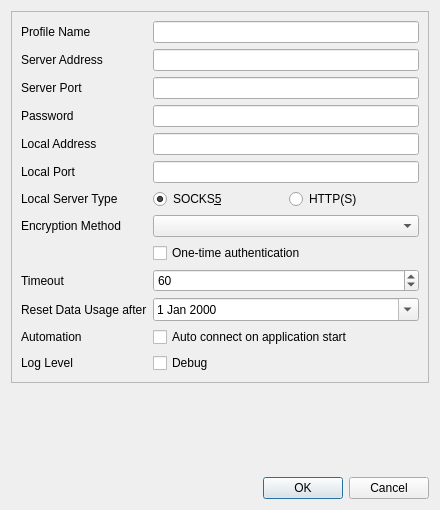
<?xml version="1.0" encoding="UTF-8"?>
<ui version="4.0">
 <class>EditDialog</class>
 <widget class="QDialog" name="EditDialog">
  <property name="geometry">
   <rect>
    <x>0</x>
    <y>0</y>
    <width>440</width>
    <height>510</height>
   </rect>
  </property>
  <property name="windowTitle">
   <string>Profile Editor</string>
  </property>
  <layout class="QVBoxLayout" name="verticalLayout">
   <item>
    <widget class="QFrame" name="editFrame">
     <property name="frameShape">
      <enum>QFrame::StyledPanel</enum>
     </property>
     <property name="frameShadow">
      <enum>QFrame::Raised</enum>
     </property>
     <layout class="QFormLayout" name="formLayout">
      <property name="labelAlignment">
       <set>Qt::AlignLeading|Qt::AlignLeft|Qt::AlignVCenter</set>
      </property>
      <item row="0" column="0">
       <widget class="QLabel" name="nameLabel">
        <property name="text">
         <string>Profile Name</string>
        </property>
       </widget>
      </item>
      <item row="0" column="1">
       <widget class="QLineEdit" name="nameEdit"/>
      </item>
      <item row="1" column="0">
       <widget class="QLabel" name="serverAddrLabel">
        <property name="text">
         <string>Server Address</string>
        </property>
       </widget>
      </item>
      <item row="1" column="1">
       <widget class="QLineEdit" name="serverAddrEdit"/>
      </item>
      <item row="2" column="0">
       <widget class="QLabel" name="serverPortLabel">
        <property name="text">
         <string>Server Port</string>
        </property>
       </widget>
      </item>
      <item row="2" column="1">
       <widget class="QLineEdit" name="serverPortEdit">
        <property name="inputMethodHints">
         <set>Qt::ImhDigitsOnly|Qt::ImhPreferNumbers</set>
        </property>
       </widget>
      </item>
      <item row="3" column="0">
       <widget class="QLabel" name="pwdLabel">
        <property name="text">
         <string>Password</string>
        </property>
       </widget>
      </item>
      <item row="3" column="1">
       <widget class="QLineEdit" name="pwdEdit">
        <property name="inputMethodHints">
         <set>Qt::ImhNone</set>
        </property>
        <property name="echoMode">
         <enum>QLineEdit::Normal</enum>
        </property>
       </widget>
      </item>
      <item row="4" column="0">
       <widget class="QLabel" name="localAddrLabel">
        <property name="text">
         <string>Local Address</string>
        </property>
       </widget>
      </item>
      <item row="4" column="1">
       <widget class="QLineEdit" name="localAddrEdit"/>
      </item>
      <item row="5" column="0">
       <widget class="QLabel" name="localPortLabel">
        <property name="text">
         <string>Local Port</string>
        </property>
       </widget>
      </item>
      <item row="5" column="1">
       <widget class="QLineEdit" name="localPortEdit">
        <property name="inputMethodHints">
         <set>Qt::ImhDigitsOnly|Qt::ImhPreferNumbers</set>
        </property>
       </widget>
      </item>
      <item row="6" column="0">
       <widget class="QLabel" name="localServerTypeLabel">
        <property name="text">
         <string>Local Server Type</string>
        </property>
       </widget>
      </item>
      <item row="6" column="1">
       <layout class="QHBoxLayout" name="localTypeHorizontalLayout" stretch="1,1">
        <item>
         <widget class="QRadioButton" name="socks5RadioButton">
          <property name="text">
           <string notr="true">SOCKS&amp;5</string>
          </property>
          <property name="checked">
           <bool>true</bool>
          </property>
          <attribute name="buttonGroup">
           <string notr="true">buttonGroup</string>
          </attribute>
         </widget>
        </item>
        <item>
         <widget class="QRadioButton" name="httpRadioButton">
          <property name="text">
           <string notr="true">HTTP(S)</string>
          </property>
          <attribute name="buttonGroup">
           <string notr="true">buttonGroup</string>
          </attribute>
         </widget>
        </item>
       </layout>
      </item>
      <item row="7" column="0">
       <widget class="QLabel" name="encryptLabel">
        <property name="text">
         <string>Encryption Method</string>
        </property>
       </widget>
      </item>
      <item row="7" column="1">
       <widget class="QComboBox" name="encryptComboBox">
        <property name="sizePolicy">
         <sizepolicy hsizetype="Expanding" vsizetype="Fixed">
          <horstretch>0</horstretch>
          <verstretch>0</verstretch>
         </sizepolicy>
        </property>
       </widget>
      </item>
      <item row="9" column="0">
       <widget class="QLabel" name="timeoutLabel">
        <property name="text">
         <string>Timeout</string>
        </property>
       </widget>
      </item>
      <item row="9" column="1">
       <widget class="QSpinBox" name="timeoutSpinBox">
        <property name="sizePolicy">
         <sizepolicy hsizetype="Expanding" vsizetype="Fixed">
          <horstretch>0</horstretch>
          <verstretch>0</verstretch>
         </sizepolicy>
        </property>
        <property name="minimum">
         <number>10</number>
        </property>
        <property name="maximum">
         <number>3600</number>
        </property>
        <property name="singleStep">
         <number>10</number>
        </property>
        <property name="value">
         <number>60</number>
        </property>
       </widget>
      </item>
      <item row="10" column="0">
       <widget class="QLabel" name="resetDateLabel">
        <property name="text">
         <string>Reset Data Usage after</string>
        </property>
       </widget>
      </item>
      <item row="10" column="1">
       <widget class="QDateEdit" name="resetDateEdit">
        <property name="sizePolicy">
         <sizepolicy hsizetype="Expanding" vsizetype="Fixed">
          <horstretch>0</horstretch>
          <verstretch>0</verstretch>
         </sizepolicy>
        </property>
        <property name="calendarPopup">
         <bool>true</bool>
        </property>
       </widget>
      </item>
      <item row="11" column="0">
       <widget class="QLabel" name="autoStartLabel">
        <property name="text">
         <string>Automation</string>
        </property>
       </widget>
      </item>
      <item row="11" column="1">
       <widget class="QCheckBox" name="autoStartCheckBox">
        <property name="sizePolicy">
         <sizepolicy hsizetype="Expanding" vsizetype="Fixed">
          <horstretch>0</horstretch>
          <verstretch>0</verstretch>
         </sizepolicy>
        </property>
        <property name="text">
         <string>Auto connect on application start</string>
        </property>
       </widget>
      </item>
      <item row="12" column="0">
       <widget class="QLabel" name="logLevelLabel">
        <property name="text">
         <string>Log Level</string>
        </property>
       </widget>
      </item>
      <item row="12" column="1">
       <widget class="QCheckBox" name="debugCheckBox">
        <property name="sizePolicy">
         <sizepolicy hsizetype="Expanding" vsizetype="Fixed">
          <horstretch>0</horstretch>
          <verstretch>0</verstretch>
         </sizepolicy>
        </property>
        <property name="text">
         <string>Debug</string>
        </property>
       </widget>
      </item>
      <item row="8" column="1">
       <widget class="QCheckBox" name="otaCheckBox">
        <property name="toolTip">
         <string>Turn on one-time authentication and header verification (need server support)</string>
        </property>
        <property name="text">
         <string>One-time authentication</string>
        </property>
       </widget>
      </item>
     </layout>
    </widget>
   </item>
   <item>
    <spacer name="verticalSpacer">
     <property name="orientation">
      <enum>Qt::Vertical</enum>
     </property>
     <property name="sizeHint" stdset="0">
      <size>
       <width>20</width>
       <height>0</height>
      </size>
     </property>
    </spacer>
   </item>
   <item>
    <widget class="QDialogButtonBox" name="buttonBox">
     <property name="orientation">
      <enum>Qt::Horizontal</enum>
     </property>
     <property name="standardButtons">
      <set>QDialogButtonBox::Cancel|QDialogButtonBox::Ok</set>
     </property>
    </widget>
   </item>
  </layout>
 </widget>
 <tabstops>
  <tabstop>nameEdit</tabstop>
  <tabstop>serverAddrEdit</tabstop>
  <tabstop>serverPortEdit</tabstop>
  <tabstop>pwdEdit</tabstop>
  <tabstop>localAddrEdit</tabstop>
  <tabstop>localPortEdit</tabstop>
  <tabstop>socks5RadioButton</tabstop>
  <tabstop>httpRadioButton</tabstop>
  <tabstop>encryptComboBox</tabstop>
  <tabstop>otaCheckBox</tabstop>
  <tabstop>timeoutSpinBox</tabstop>
  <tabstop>resetDateEdit</tabstop>
  <tabstop>autoStartCheckBox</tabstop>
  <tabstop>debugCheckBox</tabstop>
 </tabstops>
 <resources/>
 <connections>
  <connection>
   <sender>buttonBox</sender>
   <signal>rejected()</signal>
   <receiver>EditDialog</receiver>
   <slot>reject()</slot>
   <hints>
    <hint type="sourcelabel">
     <x>316</x>
     <y>260</y>
    </hint>
    <hint type="destinationlabel">
     <x>286</x>
     <y>274</y>
    </hint>
   </hints>
  </connection>
 </connections>
 <buttongroups>
  <buttongroup name="buttonGroup"/>
 </buttongroups>
</ui>
